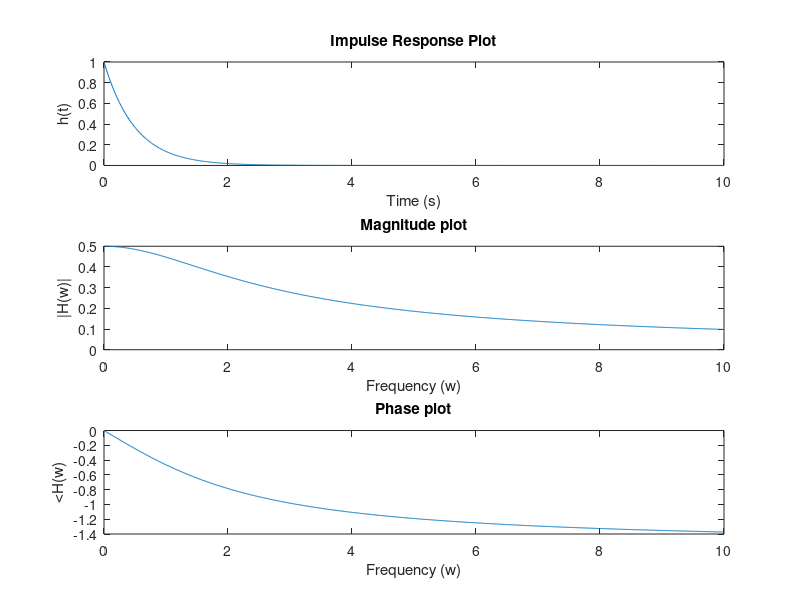
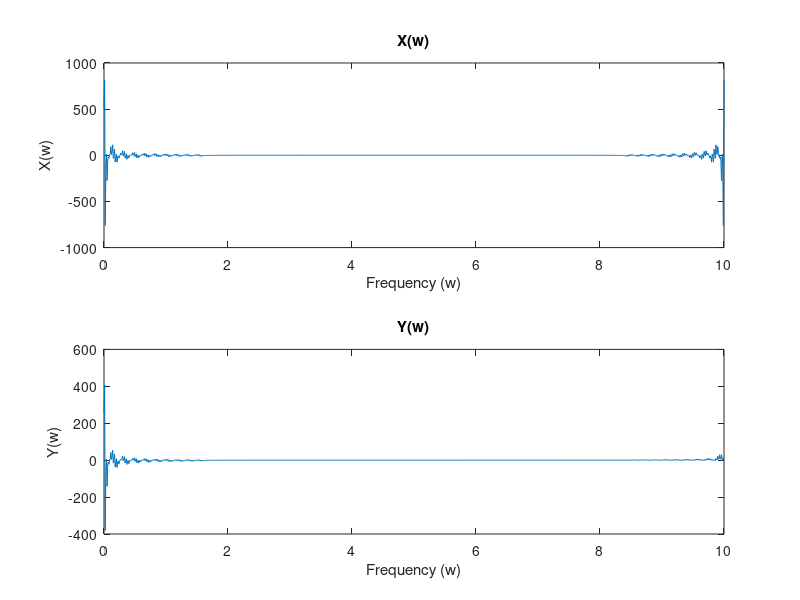

MATLAB code to generate these figures, in order:
% h(t) = e^-2t*u(t)
% square wave input: X0 = 2, C0x = 2, w0 = 1, Ckx = 4/(-j*pi*k)

w0 = 1;                     % Define fundamental frequency
j = sqrt(-1);
t = linspace(0,10,1000);    % Define time range
h = zeros(1,length(t));     % Define impulse response range

for i=1:length(t)           % Define h(t) = u(t)*e^-2t
    if(t(i)>=0)
        h(i)=exp(-2*t(i));
    else
        h(i)=0;
    end
end

w = t;                      % Set range of frequency to time range
H = zeros(1,length(w));
for k=1:length(w)
    H(k) = 1 / (j*w(k)+2);
end

figure(1)
subplot(3,1,1)
plot(t,h), title('Impulse Response Plot'), xlabel('Time (s)'), ylabel('h(t)')
subplot(3,1,2)
plot(w, abs(H)), title('Magnitude plot'), xlabel('Frequency (w)'), ylabel('|H(w)|')
subplot(3,1,3)
plot(w, angle(H)), title('Phase plot'), xlabel('Frequency (w)'), ylabel('<H(w)')

N = 99;
X0 = 2;

fx = zeros(size(t)); % start out with DC bias term

for k = -N:2:N                              % Loop over index k (odd)
    if k ~= 0
        Ckx = (2*X0)/(j*pi*k*w0);           % FS coefficient for square wave
        fx = fx + real(Ckx*exp(j*k*w0*t));  % FS computation
    else
        C0x = 2;                            % Add C0x to FS
        fx = fx + C0x;
    end
end

% sq = 2*square(t);
% Fsq = fft(sq);
Fx = fft(fx);                               % DFT of input signal
Fy = Fx.*H;                                 % Compute Y(w) = X(w)*H(w)

figure(2)
subplot(2,1,1)
plot(w,Fx), title('X(w)'), xlabel('Frequency (w)'), ylabel('X(w)')
subplot(2,1,2)
plot(w,Fy), title('Y(w)'), xlabel('Frequency (w)'), ylabel('Y(w)')

